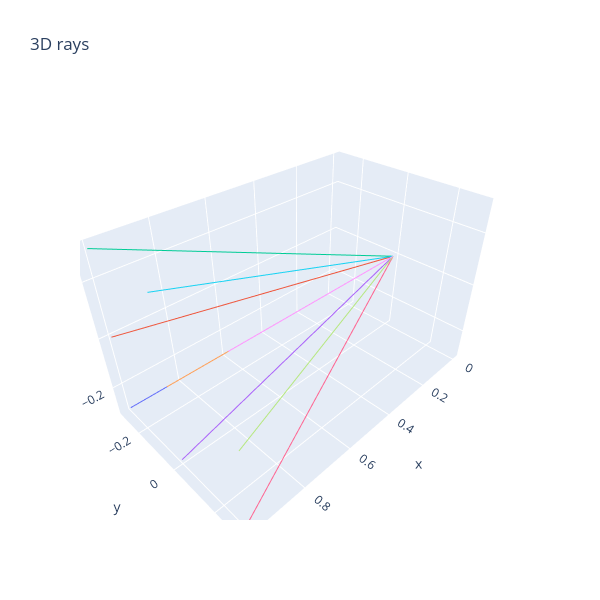

This figure's notebook cell:
### Markdown cell above
### Exercise - implement `make_rays_2d`

Implement `make_rays_2d` analogously to `make_rays_1d`. The result should look like a pyramid with the tip at the origin.

### Code cell
def make_rays_2d(num_pixels_y: int, num_pixels_z: int, y_limit: float, z_limit: float) -> Float[Tensor, "nrays 2 3"]:
    """
    num_pixels_y: The number of pixels in the y dimension
    num_pixels_z: The number of pixels in the z dimension

    y_limit: At x=1, the rays should extend from -y_limit to +y_limit, inclusive of both.
    z_limit: At x=1, the rays should extend from -z_limit to +z_limit, inclusive of both.

    Returns: shape (num_rays=num_pixels_y * num_pixels_z, num_points=2, num_dims=3).
    """
    n_tot = num_pixels_z * num_pixels_y
    rays = t.zeros((n_tot, 2, 3), dtype=t.float32)
    y_coors = t.linspace(-y_limit, y_limit, num_pixels_y)
    z_coors = t.linspace(-z_limit, z_limit, num_pixels_z)

    rays[:, 1, 0] = 1 
    rays[:, 1, 1] = einops.repeat(y_coors, "y -> (y z)", z = num_pixels_z) #for each y repeat coor-s for different z-s
    rays[:, 1, 2] = einops.repeat(z_coors, "z -> (y z)", y = num_pixels_y)
    return rays


rays_2d = make_rays_2d(3, 3, 0.3, 0.3)
render_lines_with_plotly(rays_2d)

### Figure 1 — Plotly figure (JSON) as saved in the notebook; plotly's stock layout.template omitted (floating-point values rounded to 4 significant figures)
{"data": [{"mode": "lines", "type": "scatter3d", "x": [0.0, 1.0], "y": [0.0, -0.3], "z": [0.0, -0.3]}, {"mode": "lines", "type": "scatter3d", "x": [0.0, 1.0], "y": [0.0, -0.3], "z": [0.0, 0.0]}, {"mode": "lines", "type": "scatter3d", "x": [0.0, 1.0], "y": [0.0, -0.3], "z": [0.0, 0.3]}, {"mode": "lines", "type": "scatter3d", "x": [0.0, 1.0], "y": [0.0, 0.0], "z": [0.0, -0.3]}, {"mode": "lines", "type": "scatter3d", "x": [0.0, 1.0], "y": [0.0, 0.0], "z": [0.0, 0.0]}, {"mode": "lines", "type": "scatter3d", "x": [0.0, 1.0], "y": [0.0, 0.0], "z": [0.0, 0.3]}, {"mode": "lines", "type": "scatter3d", "x": [0.0, 1.0], "y": [0.0, 0.3], "z": [0.0, -0.3]}, {"mode": "lines", "type": "scatter3d", "x": [0.0, 1.0], "y": [0.0, 0.3], "z": [0.0, 0.0]}, {"mode": "lines", "type": "scatter3d", "x": [0.0, 1.0], "y": [0.0, 0.3], "z": [0.0, 0.3]}], "layout": {"height": 600, "showlegend": false, "title": {"text": "3D rays"}, "width": 600}}
